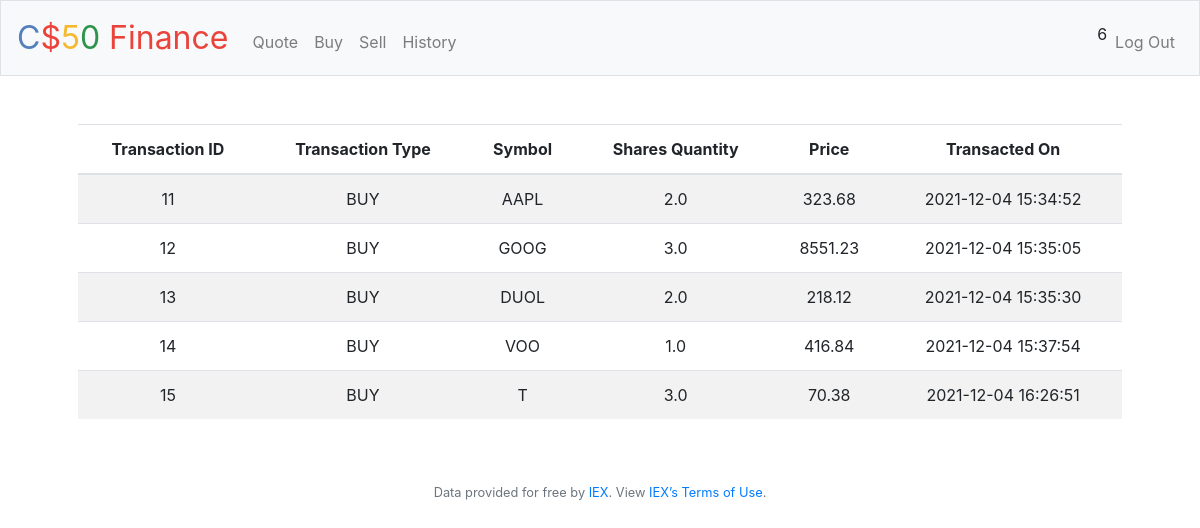
Screenshot of /history (signed in) with the database file from the repository.
### tables this page shows
CREATE TABLE transaction_details (
     transaction_id INTEGER,
     user_id INTEGER,
     asset_ticker TEXT NOT NULL,
     transaction_type TEXT CHECK( transaction_type IN ('BUY','SELL') ) NOT NULL,
     quantity REAL,
     price REAL,
     transaction_date DATETIME DEFAULT current_timestamp,
     PRIMARY KEY(transaction_id),
     FOREIGN KEY (user_id) REFERENCES users(id)
  );

### application.py (the view)
@app.route("/history")
@login_required
def history():
    rows = db.execute("SELECT * FROM transaction_details WHERE user_id=?", session["user_id"])
    return render_template("history.html", rows=rows)

### application.py (called while the page is built)
@app.after_request
def after_request(response):
    response.headers["Cache-Control"] = "no-cache, no-store, must-revalidate"
    response.headers["Expires"] = 0
    response.headers["Pragma"] = "no-cache"
    return response

### helpers.py (called while the page is built)
def login_required(f):
    @wraps(f)
    def decorated_function(*args, **kwargs):
        if session.get("user_id") is None:
            return redirect("/login")
        return f(*args, **kwargs)
    return decorated_function

### templates/history.html (shortened to what this page needs)
{% extends "layout.html" %}
{% block main %}
        <div>
            <table class="table table-striped">
              <thead>
                <tr>
                    <th scope="col">Transaction ID</th>
                    <th scope="col">Transaction Type</th>
                    <th scope="col">Symbol</th>
                    <th scope="col">Shares Quantity</th>
                    <th scope="col">Price</th>
                    <th scope="col">Transacted On</th>
                </tr>
              </thead>
              <tbody>
                {% for row in rows %}
                    <tr>
                        <td>{{row.transaction_id}}</td>
                        <td>{{row.transaction_type}}</td>
                        <td scope="row">{{row.asset_ticker}}</td>
                        <td>{{row.quantity}}</td>
                        <td>{{row.price}}</td>
                        <td>{{row.transaction_date}}</td>
                    </tr>
                {% endfor %}
              </tbody>
            </table>
        </div>
{% endblock %}

### rows the page displays
transaction_details: transaction_id "11", transaction_type "BUY", asset_ticker "AAPL", quantity "2.0", price "323.68", transaction_date "2021-12-04 15:34:52"
transaction_details: transaction_id "12", transaction_type "BUY", asset_ticker "GOOG", quantity "3.0", price "8551.23", transaction_date "2021-12-04 15:35:05"
transaction_details: transaction_id "13", transaction_type "BUY", asset_ticker "DUOL", quantity "2.0", price "218.12", transaction_date "2021-12-04 15:35:30"
transaction_details: transaction_id "14", transaction_type "BUY", asset_ticker "VOO", quantity "1.0", price "416.84", transaction_date "2021-12-04 15:37:54"
transaction_details: transaction_id "15", transaction_type "BUY", asset_ticker "T", quantity "3.0", price "70.38", transaction_date "2021-12-04 16:26:51"

### other values shown
{{ session['user_id'] }} "6"
